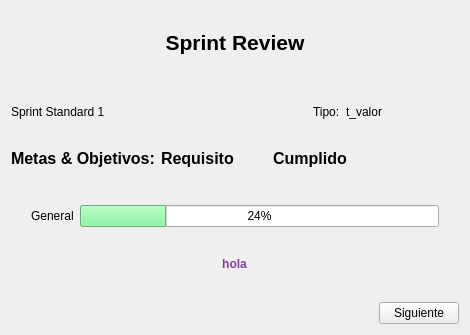
<?xml version="1.0" encoding="UTF-8"?>
<ui version="4.0">
 <class>Sprint_Review</class>
 <widget class="QWidget" name="Sprint_Review">
  <property name="geometry">
   <rect>
    <x>0</x>
    <y>0</y>
    <width>470</width>
    <height>335</height>
   </rect>
  </property>
  <property name="windowTitle">
   <string>Form</string>
  </property>
  <layout class="QVBoxLayout" name="verticalLayout">
   <item>
    <widget class="QLabel" name="label">
     <property name="text">
      <string>&lt;html&gt;&lt;head/&gt;&lt;body&gt;&lt;p align=&quot;center&quot;&gt;&lt;span style=&quot; font-size:16pt; font-weight:600;&quot;&gt;Sprint Review&lt;/span&gt;&lt;/p&gt;&lt;/body&gt;&lt;/html&gt;</string>
     </property>
    </widget>
   </item>
   <item>
    <layout class="QHBoxLayout" name="horizontalLayout_3">
     <item>
      <widget class="QLabel" name="label_nombre_sprint">
       <property name="text">
        <string>Sprint Standard 1</string>
       </property>
      </widget>
     </item>
     <item>
      <spacer name="horizontalSpacer_3">
       <property name="orientation">
        <enum>Qt::Horizontal</enum>
       </property>
       <property name="sizeType">
        <enum>QSizePolicy::Fixed</enum>
       </property>
       <property name="sizeHint" stdset="0">
        <size>
         <width>150</width>
         <height>20</height>
        </size>
       </property>
      </spacer>
     </item>
     <item>
      <layout class="QHBoxLayout" name="horizontalLayout_2">
       <item>
        <widget class="QLabel" name="label_3">
         <property name="sizePolicy">
          <sizepolicy hsizetype="Fixed" vsizetype="Preferred">
           <horstretch>0</horstretch>
           <verstretch>0</verstretch>
          </sizepolicy>
         </property>
         <property name="text">
          <string>Tipo:</string>
         </property>
        </widget>
       </item>
       <item>
        <widget class="QLabel" name="label_tipo_sprint">
         <property name="text">
          <string>t_valor</string>
         </property>
        </widget>
       </item>
      </layout>
     </item>
    </layout>
   </item>
   <item>
    <layout class="QHBoxLayout" name="horizontalLayout">
     <property name="spacing">
      <number>6</number>
     </property>
     <property name="bottomMargin">
      <number>30</number>
     </property>
     <item>
      <layout class="QVBoxLayout" name="Layout_titulo_metas">
       <item>
        <widget class="QLabel" name="label_4">
         <property name="sizePolicy">
          <sizepolicy hsizetype="Preferred" vsizetype="Maximum">
           <horstretch>0</horstretch>
           <verstretch>0</verstretch>
          </sizepolicy>
         </property>
         <property name="text">
          <string>&lt;html&gt;&lt;head/&gt;&lt;body&gt;&lt;p&gt;&lt;span style=&quot; font-size:12pt; font-weight:600;&quot;&gt;Metas &amp;amp; Objetivos:&lt;/span&gt;&lt;/p&gt;&lt;/body&gt;&lt;/html&gt;</string>
         </property>
        </widget>
       </item>
       <item>
        <layout class="QVBoxLayout" name="Layout_metas"/>
       </item>
      </layout>
     </item>
     <item>
      <layout class="QVBoxLayout" name="Layout_titulo_requisitos">
       <property name="topMargin">
        <number>0</number>
       </property>
       <item>
        <widget class="QLabel" name="label_5">
         <property name="sizePolicy">
          <sizepolicy hsizetype="Preferred" vsizetype="Maximum">
           <horstretch>0</horstretch>
           <verstretch>0</verstretch>
          </sizepolicy>
         </property>
         <property name="text">
          <string>&lt;html&gt;&lt;head/&gt;&lt;body&gt;&lt;p&gt;&lt;span style=&quot; font-size:12pt; font-weight:600;&quot;&gt;Requisito&lt;/span&gt;&lt;/p&gt;&lt;/body&gt;&lt;/html&gt;</string>
         </property>
        </widget>
       </item>
       <item>
        <layout class="QVBoxLayout" name="Layout_requisitos"/>
       </item>
      </layout>
     </item>
     <item>
      <layout class="QVBoxLayout" name="Layout_titulo_cumplidos">
       <property name="sizeConstraint">
        <enum>QLayout::SetDefaultConstraint</enum>
       </property>
       <property name="leftMargin">
        <number>0</number>
       </property>
       <item>
        <widget class="QLabel" name="label_9">
         <property name="enabled">
          <bool>true</bool>
         </property>
         <property name="sizePolicy">
          <sizepolicy hsizetype="Preferred" vsizetype="Maximum">
           <horstretch>0</horstretch>
           <verstretch>0</verstretch>
          </sizepolicy>
         </property>
         <property name="text">
          <string>&lt;html&gt;&lt;head/&gt;&lt;body&gt;&lt;p align=&quot;center&quot;&gt;&lt;span style=&quot; font-size:12pt; font-weight:600;&quot;&gt;Cumplido&lt;/span&gt;&lt;/p&gt;&lt;/body&gt;&lt;/html&gt;</string>
         </property>
        </widget>
       </item>
       <item>
        <layout class="QVBoxLayout" name="Layout_cumplidos"/>
       </item>
      </layout>
     </item>
     <item>
      <layout class="QVBoxLayout" name="Layout_titulo_checks">
       <property name="sizeConstraint">
        <enum>QLayout::SetDefaultConstraint</enum>
       </property>
       <property name="topMargin">
        <number>0</number>
       </property>
       <item>
        <widget class="QLabel" name="label_2">
         <property name="sizePolicy">
          <sizepolicy hsizetype="Preferred" vsizetype="Maximum">
           <horstretch>0</horstretch>
           <verstretch>0</verstretch>
          </sizepolicy>
         </property>
         <property name="maximumSize">
          <size>
           <width>16777215</width>
           <height>20</height>
          </size>
         </property>
         <property name="text">
          <string>&lt;html&gt;&lt;head/&gt;&lt;body&gt;&lt;p&gt;&lt;span style=&quot; font-size:12pt;&quot;/&gt;&lt;br/&gt;&lt;/p&gt;&lt;/body&gt;&lt;/html&gt;</string>
         </property>
        </widget>
       </item>
       <item>
        <layout class="QVBoxLayout" name="Layout_checks">
         <property name="spacing">
          <number>7</number>
         </property>
         <property name="sizeConstraint">
          <enum>QLayout::SetDefaultConstraint</enum>
         </property>
         <property name="topMargin">
          <number>0</number>
         </property>
        </layout>
       </item>
      </layout>
     </item>
    </layout>
   </item>
   <item>
    <layout class="QHBoxLayout" name="horizontalLayout_4">
     <property name="leftMargin">
      <number>20</number>
     </property>
     <property name="rightMargin">
      <number>20</number>
     </property>
     <item>
      <widget class="QLabel" name="label_6">
       <property name="text">
        <string>General</string>
       </property>
      </widget>
     </item>
     <item>
      <widget class="QProgressBar" name="progreso_general">
       <property name="styleSheet">
        <string notr="true">selection-background-color: rgb(143, 240, 164);</string>
       </property>
       <property name="value">
        <number>24</number>
       </property>
      </widget>
     </item>
    </layout>
   </item>
   <item alignment="Qt::AlignHCenter">
    <widget class="QLabel" name="label_mensaje">
     <property name="text">
      <string>&lt;html&gt;&lt;head/&gt;&lt;body&gt;&lt;p align=&quot;center&quot;&gt;&lt;span style=&quot; font-weight:600; color:#813d9c;&quot;&gt;hola&lt;/span&gt;&lt;/p&gt;&lt;/body&gt;&lt;/html&gt;</string>
     </property>
    </widget>
   </item>
   <item alignment="Qt::AlignRight">
    <widget class="QPushButton" name="Boton_Siguiente">
     <property name="text">
      <string>Siguiente</string>
     </property>
    </widget>
   </item>
  </layout>
 </widget>
 <resources/>
 <connections/>
</ui>
